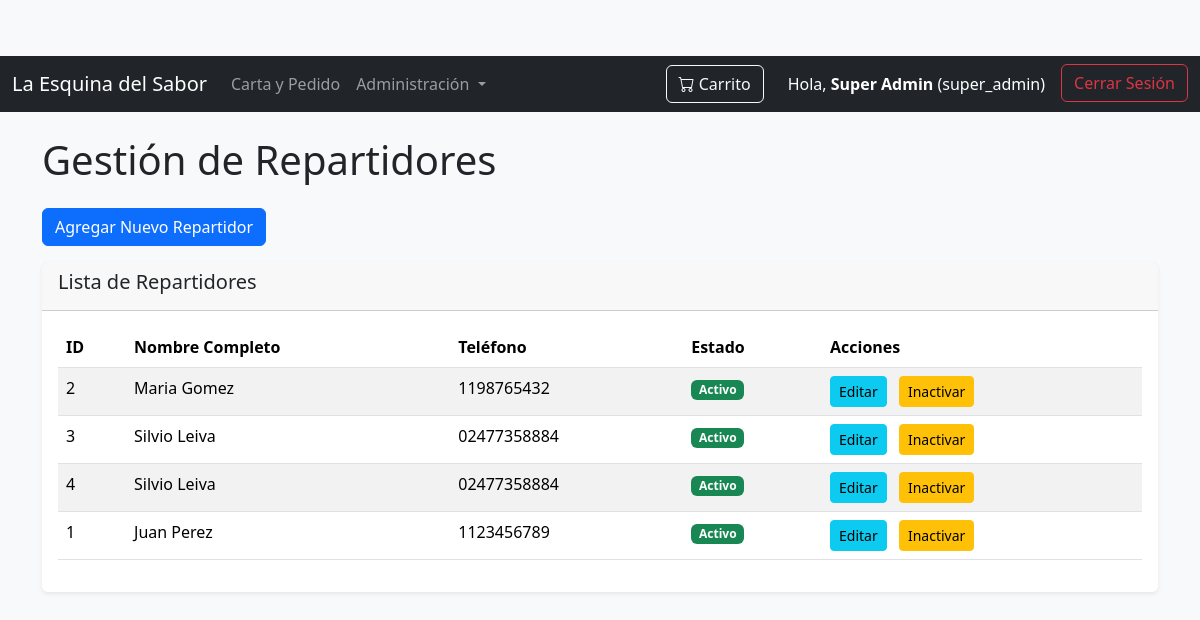
Screenshot of /gestion/repartidores (signed in) with the database file from the repository.
### tables this page shows
CREATE TABLE roles (
            id_rol INTEGER PRIMARY KEY AUTOINCREMENT,
            nombre_rol TEXT NOT NULL UNIQUE
        );

CREATE TABLE repartidores (
            id_repartidor INTEGER PRIMARY KEY AUTOINCREMENT,
            nombre TEXT NOT NULL,
            apellido TEXT NOT NULL,
            telefono TEXT,
            activo INTEGER DEFAULT 1,
            id_empresa INTEGER,
            FOREIGN KEY(id_empresa) REFERENCES empresas(id_empresa)
        );

### app.py (the view)
@app.route('/gestion/repartidores')
@login_required
def gestion_repartidores():
    if not (current_user.has_role('super_admin') or current_user.has_role('admin_empresa')):
        flash("No tienes permiso para acceder a esta página.", "danger")
        return redirect(url_for('index'))
    conn = conectar_db()
    cursor = conn.cursor()
    base_query = "SELECT id_repartidor, nombre, apellido, telefono, activo, id_empresa FROM repartidores"
    where_conditions, query_params = get_company_filter_conditions_and_params()
    final_query_parts = [base_query]
    if where_conditions:
        final_query_parts.append("WHERE " + " AND ".join(where_conditions))
    final_query_parts.append("ORDER BY apellido, nombre")
    final_query = " ".join(final_query_parts)
    cursor.execute(final_query, query_params)
    repartidores = cursor.fetchall()
    conn.close()
    return render_template('gestion_repartidores.html', repartidores=repartidores)

### app.py (called while the page is built, shortened)
def conectar_db():
    conn = sqlite3.connect(DB_NAME)
    conn.row_factory = sqlite3.Row # Permite acceder a las columnas por nombre
    return conn

@login_manager.user_loader
def load_user(user_id):
    conn = conectar_db()
    cursor = conn.cursor()
    cursor.execute("""
        SELECT u.id_usuario, u.email, u.password, u.nombre, u.apellido,
               u.id_rol, u.id_empresa, u.activo, u.primer_login_requerido,
               r.nombre_rol
        FROM usuarios u
        JOIN roles r ON u.id_rol = r.id_rol
        WHERE u.id_usuario = ?
    """, (user_id,))
    user_data = cursor.fetchone()
    conn.close()
    if user_data:
        return Usuario(
            user_data['id_usuario'],
            user_data['email'],
            user_data['password'],
            user_data['nombre'],
            user_data['apellido'],
            user_data['id_rol'],
            user_data['id_empresa'],
            user_data['activo'],
            user_data['primer_login_requerido'],
            user_data['nombre_rol']
        )
    return None

def get_company_filter_conditions_and_params(table_alias=''):
    conditions = []
    params = []
    return conditions, params

    def get_full_name(self):
        return f"{self.nombre} {self.apellido}"

    def has_role(self, role_name):
        return self.nombre_rol == role_name

### templates/gestion_repartidores.html (shortened to what this page needs)
{% extends "base.html" %}
{% block content %}
    <h1 class="mb-4">Gestión de Repartidores</h1>
    <a href="{{ url_for('agregar_repartidor') }}" class="btn btn-primary mb-3">Agregar Nuevo Repartidor</a>
    <div class="card shadow-sm">
        <div class="card-header">
            <h5>Lista de Repartidores</h5>
        </div>
        <div class="card-body">
            {% if repartidores %}
            <div class="table-responsive">
                <table class="table table-striped table-hover">
                    <thead>
                        <tr>
                            <th>ID</th>
                            <th>Nombre Completo</th>
                            <th>Teléfono</th>
                            <th>Estado</th>
                            <th>Acciones</th>
                        </tr>
                    </thead>
                    <tbody>
                        {% for rep in repartidores %}
                        <tr>
                            <td>{{ rep.id_repartidor }}</td>
                            <td>{{ rep.nombre }} {{ rep.apellido }}</td>
                            <td>{{ rep.telefono }}</td>
                            <td>
                                {% if rep.activo %}
                                    <span class="badge bg-success">Activo</span>
                                {% else %}
                                    <span class="badge bg-danger">Inactivo</span>
                                {% endif %}
                            </td>
                            <td>
                                <a href="{{ url_for('editar_repartidor', id_repartidor=rep.id_repartidor) }}" class="btn btn-sm btn-info me-2">Editar</a>
                                <form action="{{ url_for('eliminar_repartidor', id_repartidor=rep.id_repartidor) }}" method="POST" style="display:inline;" onsubmit="return confirm('¿Estás seguro de que quieres inactivar este repartidor?');">
                                    <button type="submit" class="btn btn-sm btn-warning">Inactivar</button>
                                </form>
                            </td>
                        </tr>
                        {% endfor %}
                    </tbody>
                </table>
            </div>
            {% else %}
                <p class="text-center text-muted">No hay repartidores registrados.</p>
            {% endif %}
        </div>
    </div>
{% endblock %}

### templates/base.html (shortened to what this page needs)
<!doctype html>
<html lang="es">
<head>
    <link href="https://cdn.jsdelivr.net/npm/bootstrap@5.3.3/dist/css/bootstrap.min.css" rel="stylesheet">
    <link rel="stylesheet" href="https://cdn.jsdelivr.net/npm/bootstrap-icons@1.11.3/font/bootstrap-icons.min.css">
    <link rel="stylesheet" href="{{ url_for('static', filename='css/style.css') }}">
</head>
<body>
    <nav class="navbar navbar-expand-lg navbar-dark bg-dark">
        <div class="container-fluid">
            <a class="navbar-brand" href="{{ url_for('index') }}">La Esquina del Sabor</a>
            <div class="collapse navbar-collapse" id="navbarNav">
                <ul class="navbar-nav me-auto mb-2 mb-lg-0">
                    <li class="nav-item">
                        <a class="nav-link" href="{{ url_for('hacer_pedido') }}">Carta y Pedido</a>
                    </li>
                    {% if current_user.is_authenticated and (current_user.has_role('super_admin') or current_user.has_role('admin_empresa') or current_user.has_role('empleado')) %}
                        <li class="nav-item dropdown">
                            <a class="nav-link dropdown-toggle" href="#" id="navbarDropdownAdmin" role="button" data-bs-toggle="dropdown" aria-expanded="false">
                                Administración
                            </a>
                        </li>
                    {% endif %}
                </ul>
                <div class="d-flex align-items-center">
                    <a class="btn btn-outline-light position-relative me-3" href="{{ url_for('hacer_pedido') }}">
                        <i class="bi bi-cart"></i> Carrito
                    </a>
                    <ul class="navbar-nav">
                        {% if current_user.is_authenticated %}
                            <li class="nav-item me-2">
                                <span class="nav-link text-white">Hola, <strong>{{ current_user.get_full_name() }}</strong> ({{ current_user.nombre_rol }})</span>
                            </li>
                            <li class="nav-item">
                                <a class="btn btn-outline-danger" href="{{ url_for('logout') }}">Cerrar Sesión</a>
                            </li>
                        {% else %}
                            <li class="nav-item">
                                <a class="btn btn-outline-success" href="{{ url_for('login') }}">Iniciar Sesión</a>
                            </li>
                        {% endif %}
                    </ul>
                </div>
            </div>
        </div>
    </nav>
    <div class="container mt-4">
        {% block content %}{% endblock %}
    </div>
</body>
</html>

### static/css/style.css (style rules this page uses)
body { padding-top: 56px; background-color: #f8f9fa; }
.card { border: none; transition: transform 0.2s ease-in-out, box-shadow 0.2s ease-in-out; }

### rows the page displays
roles: nombre_rol "super_admin"
repartidores: id_repartidor "2", nombre "Maria", apellido "Gomez", telefono "1198765432", activo "Activo"
repartidores: id_repartidor "3", nombre "Silvio", apellido "Leiva", telefono "02477358884", activo "Activo"
repartidores: id_repartidor "4", nombre "Silvio", apellido "Leiva", telefono "02477358884", activo "Activo"
repartidores: id_repartidor "1", nombre "Juan", apellido "Perez", telefono "1123456789", activo "Activo"

### other values shown
{{ current_user.get_full_name() }} "Super Admin"
